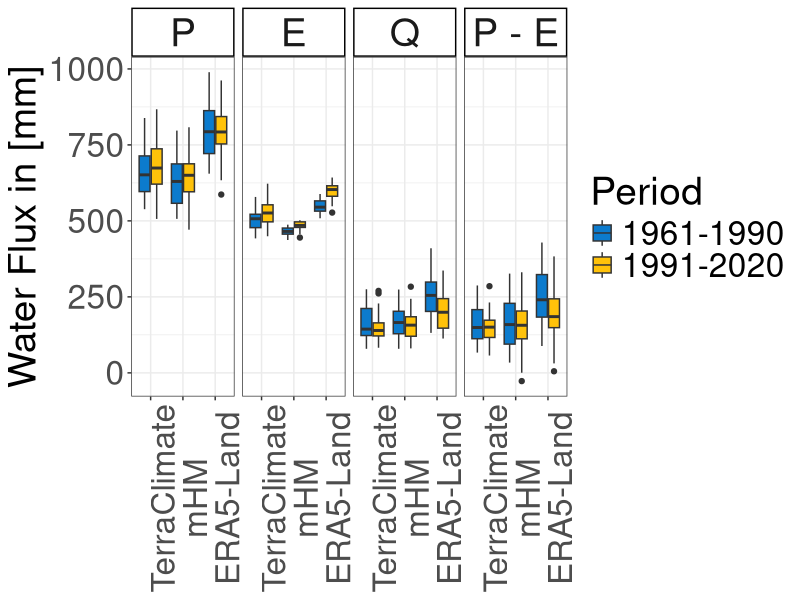

R code for this plot:
library(data.table)
library(ggplot2)
library(ggpubr)
###
# tp
###
era5 <- fread("data/tp/era5_tp_cropped_ts.csv")
era5$name <- "ERA5-Land"
mhm <- fread("data/tp/mhm_tp_cropped_ts.csv")
mhm$name <- "mHM"
terraclimate <- fread("data/tp/terraclimate_tp_mm_cropped_196101_202012_025_monthly_ts.csv")
terraclimate$type <- NULL
terraclimate$name <- "TerraClimate"

tp_all <- rbind(era5, mhm, terraclimate)
tp_all <- tp_all[year(date) <= 1990, period := "1961-1990"
                 ][year(date) > 1990, period := "1991-2020"
                   ][, Z := year(date)
                     ][, annual := sum(value, na.rm = TRUE), by = .(Z, name)
                       ][, .(Z, annual, period, name)] %>% unique()
###
# e
###
era5 <- fread("data/e/era5_e_cropped_ts.csv")
era5$name <- "ERA5-Land"
mhm <- fread("data/e/mhm_e_cropped_ts.csv")
mhm$name <- "mHM"
terraclimate <- fread("data/e/terraclimate_e_mm_cropped_196101_202012_025_monthly_ts.csv")
terraclimate$type <- NULL
terraclimate$name <- "TerraClimate"

e_all <- rbind(era5, mhm, terraclimate)
e_all <- e_all[year(date) <= 1990, period := "1961-1990"
               ][year(date) > 1990, period := "1991-2020"
                 ][, Z := year(date)
                   ][, annual := sum(value, na.rm = TRUE), by = .(Z, name)
                     ][, .(Z, annual, period, name)] %>% unique()
###
# q
##
era5 <- fread("data/ro/era5_ro_cropped_ts.csv")
era5$name <- "ERA5-Land"
mhm <- fread("data/ro/mhm_ro_cropped_ts.csv")
mhm$name <- "mHM"
terraclimate <- fread("data/ro/terraclimate_ro_mm_cropped_196101_202012_025_monthly_ts.csv")
terraclimate$type <- NULL
terraclimate$name <- "TerraClimate"

ro_all <- rbind(era5, mhm, terraclimate)
ro_all <- ro_all[year(date) <= 1990, period := "1961-1990"
                 ][year(date) > 1990, period := "1991-2020"
                   ][, Z := year(date)
                     ][, annual := sum(value, na.rm = TRUE), by = .(Z, name)
                       ][, .(Z, annual, period, name)] %>% unique()
###
# pme
###
pme_all <- merge(tp_all, e_all, by = c('Z', 'name', 'period'))
pme_all <- pme_all[, annual := annual.x - annual.y, by = .(Z, name)
                   ][, .(Z, annual, period, name)]

data_all <- merge(tp_all, e_all, by = c('Z', 'name', 'period')) %>%
  merge(ro_all, by = c('Z', 'name', 'period')) %>%
  merge(pme_all, by = c('Z', 'name', 'period'))
setnames(data_all, c('Z', 'name', 'period', 'P', 'E', 'Q', 'P - E'))
data_all <- melt(data_all,c('Z', 'name', 'period'))

data_all$name <- factor(data_all$name,
                        levels = c('TerraClimate', 'mHM', 'ERA5-Land'))

p00 <- ggplot(data_all, aes(x = name, y = value, fill = period)) +
  geom_boxplot() +
  theme_bw() + 
  labs(x = NULL, y = 'Water Flux in [mm]', fill = "Period", title = NULL) +
  scale_fill_manual(values = c("#0C7BCD", "#FFC20A")) +
  facet_wrap(~variable, nrow = 1) +
  theme(plot.title = element_text(size = 32),
        axis.text = element_text(size = 24), 
        axis.title = element_text(size = 28),
        axis.text.x = element_text(angle = 90),
        legend.text = element_text(size = 24), 
        legend.title = element_text(size = 28),
        strip.text = element_text(size = 28),
        strip.background = element_rect(fill = "white", color = "black",
                                        linewidth = 1))

ggsave("fig05.pdf", p00, width = 16, height = 9, dpi = 600)
